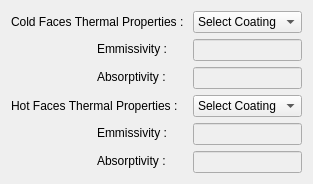
  <widget class="QWizardPage" name="wizardPage7">
   <property name="title">
    <string>Thermal Details</string>
   </property>
   <property name="subTitle">
    <string>Define your thermal coating of your S/C for cold and hot faces.</string>
   </property>
   <layout class="QGridLayout" name="gridLayout_13">
    <item row="0" column="0">
     <widget class="QLabel" name="label_24">
      <property name="text">
       <string>Cold Faces Thermal Properties : </string>
      </property>
     </widget>
    </item>
    <item row="0" column="1">
     <widget class="QComboBox" name="ColdFaceCoatingComboBox">
      <item>
       <property name="text">
        <string>Select Coating</string>
       </property>
      </item>
      <item>
       <property name="text">
        <string>No_Coating</string>
       </property>
      </item>
      <item>
       <property name="text">
        <string>User_Defined</string>
       </property>
      </item>
      <item>
       <property name="text">
        <string>White_Paint</string>
       </property>
      </item>
      <item>
       <property name="text">
        <string>Black_Paint</string>
       </property>
      </item>
     </widget>
    </item>
    <item row="1" column="0">
     <layout class="QFormLayout" name="formLayout_8">
      <item row="0" column="0">
       <spacer name="horizontalSpacer_11">
        <property name="orientation">
         <enum>Qt::Horizontal</enum>
        </property>
        <property name="sizeHint" stdset="0">
         <size>
          <width>80</width>
          <height>20</height>
         </size>
        </property>
       </spacer>
      </item>
      <item row="0" column="1">
       <widget class="QLabel" name="label_25">
        <property name="text">
         <string>Emmissivity :</string>
        </property>
       </widget>
      </item>
     </layout>
    </item>
    <item row="1" column="1">
     <widget class="QLineEdit" name="ColdFaceEmmissivityLineEdit">
      <property name="enabled">
       <bool>false</bool>
      </property>
      <property name="alignment">
       <set>Qt::AlignRight|Qt::AlignTrailing|Qt::AlignVCenter</set>
      </property>
     </widget>
    </item>
    <item row="2" column="0">
     <layout class="QFormLayout" name="formLayout_9">
      <item row="0" column="0">
       <spacer name="horizontalSpacer_12">
        <property name="orientation">
         <enum>Qt::Horizontal</enum>
        </property>
        <property name="sizeHint" stdset="0">
         <size>
          <width>80</width>
          <height>20</height>
         </size>
        </property>
       </spacer>
      </item>
      <item row="0" column="1">
       <widget class="QLabel" name="label_26">
        <property name="text">
         <string>Absorptivity :</string>
        </property>
       </widget>
      </item>
     </layout>
    </item>
    <item row="2" column="1">
     <widget class="QLineEdit" name="ColdFaceAbsorptivityLineEdit">
      <property name="enabled">
       <bool>false</bool>
      </property>
      <property name="alignment">
       <set>Qt::AlignRight|Qt::AlignTrailing|Qt::AlignVCenter</set>
      </property>
     </widget>
    </item>
    <item row="3" column="0">
     <widget class="QLabel" name="label_34">
      <property name="text">
       <string>Hot Faces Thermal Properties :</string>
      </property>
     </widget>
    </item>
    <item row="3" column="1">
     <widget class="QComboBox" name="HotFaceCoatingComboBox">
      <item>
       <property name="text">
        <string>Select Coating</string>
       </property>
      </item>
      <item>
       <property name="text">
        <string>No_Coating</string>
       </property>
      </item>
      <item>
       <property name="text">
        <string>User_Defined</string>
       </property>
      </item>
      <item>
       <property name="text">
        <string>White_Paint</string>
       </property>
      </item>
      <item>
       <property name="text">
        <string>Black_Paint</string>
       </property>
      </item>
     </widget>
    </item>
    <item row="4" column="0">
     <layout class="QFormLayout" name="formLayout_11">
      <item row="0" column="0">
       <spacer name="horizontalSpacer_13">
        <property name="orientation">
         <enum>Qt::Horizontal</enum>
        </property>
        <property name="sizeHint" stdset="0">
         <size>
          <width>80</width>
          <height>20</height>
         </size>
        </property>
       </spacer>
      </item>
      <item row="0" column="1">
       <widget class="QLabel" name="label_35">
        <property name="text">
         <string>Emmissivity :</string>
        </property>
       </widget>
      </item>
     </layout>
    </item>
    <item row="4" column="1">
     <widget class="QLineEdit" name="HotFaceEmmissivityLineEdit">
      <property name="enabled">
       <bool>false</bool>
      </property>
      <property name="alignment">
       <set>Qt::AlignRight|Qt::AlignTrailing|Qt::AlignVCenter</set>
      </property>
     </widget>
    </item>
    <item row="5" column="0">
     <layout class="QFormLayout" name="formLayout_10">
      <item row="0" column="0">
       <spacer name="horizontalSpacer_14">
        <property name="orientation">
         <enum>Qt::Horizontal</enum>
        </property>
        <property name="sizeHint" stdset="0">
         <size>
          <width>80</width>
          <height>20</height>
         </size>
        </property>
       </spacer>
      </item>
      <item row="0" column="1">
       <widget class="QLabel" name="label_36">
        <property name="text">
         <string>Absorptivity :</string>
        </property>
       </widget>
      </item>
     </layout>
    </item>
    <item row="5" column="1">
     <widget class="QLineEdit" name="HotFaceAbsorptivityLineEdit">
      <property name="enabled">
       <bool>false</bool>
      </property>
      <property name="alignment">
       <set>Qt::AlignRight|Qt::AlignTrailing|Qt::AlignVCenter</set>
      </property>
     </widget>
    </item>
   </layout>
  </widget>
